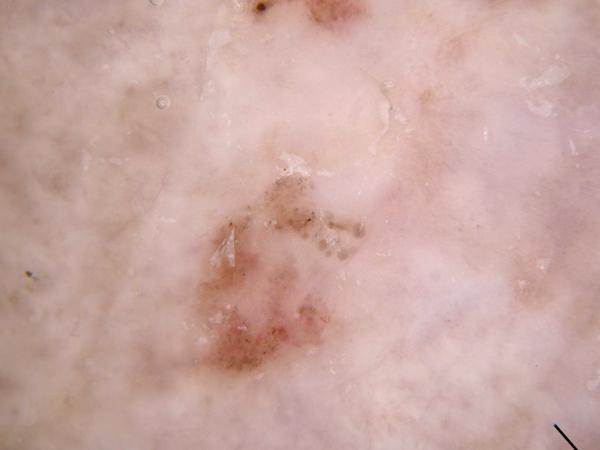
#> input picture test_images/test_0_actinic_keratoses.jpg, 600 x 450 px
$ python -i utils.py   (imports and definitions only)
#> lines starting #> are read from the running program, lines starting #| are printed output that depends on the picture; after the words box and inside, x2 and y2 are one past the last pixel; in counts of white or black regions, pixels touching at a corner belong together
"""
utils.py - Image pre-processing, type detection, and recommendation engine
for Digital Pathology Analysis.
"""

import os
import cv2
import numpy as np
import logging
import json
from google import genai

logger = logging.getLogger(__name__)

# ── Image pre-processing ──────────────────────────────────────────────────────

# [27 lines left out: function preprocess_image, not called in this run]


def detect_image_type(image_path: str) -> str:
    """
    Heuristically classify an image as 'pathology' (microscopic) or 'external'
    (skin / eye / ear / hair) based on colour statistics and texture entropy.

    Pathology images typically have:
      - High saturation variance (staining patterns)
      - High texture entropy (dense cellular structures)
      - Dominant purple/pink hues (H&E stain)

    Returns 'pathology' or 'external'.
    """
#> called with image_path = 'test_images/test_0_actinic_keratoses.jpg'
    img = cv2.imread(image_path)
#> img is the input picture: shape (450, 600, 3); mean B, G, R 161.2, 167.2, 201.9
    if img is None:
        return 'external'

    img_rgb = cv2.cvtColor(img, cv2.COLOR_BGR2RGB)
    img_hsv = cv2.cvtColor(img, cv2.COLOR_BGR2HSV)
#> img_hsv: shape (450, 600, 3); mean H, S, V 17.8, 52.5, 201.9

    # ── Hue analysis: H&E stain sits in pink/purple (hue ≈ 130–180 in HSV 0-180 scale)
    hue_channel = img_hsv[:, :, 0].astype(float)
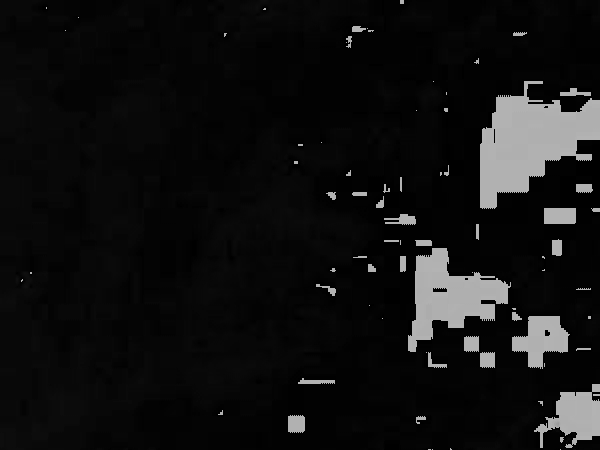
#> hue_channel: shape (450, 600) float64; min 0, max 179, mean 17.8
    purple_pink_mask = ((hue_channel >= 130) & (hue_channel <= 180))
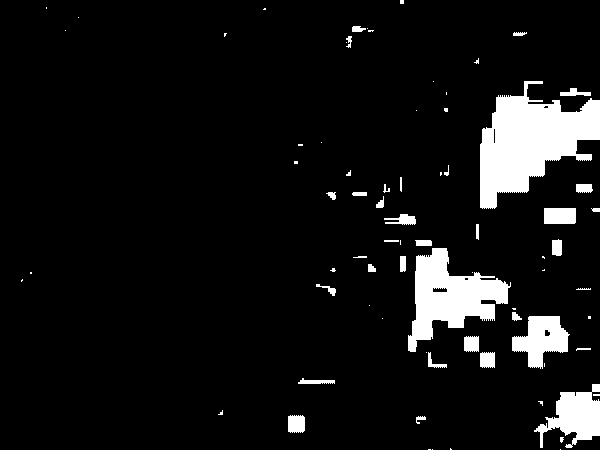
#> purple_pink_mask: shape (450, 600) bool; 7.7% white; 75 white regions (40 under 20 px), largest, box (x1, y1, x2, y2) and area: (480, 81, 600, 209) 8350, (408, 248, 511, 352) 5063, (534, 384, 600, 448) 2139
    purple_ratio = float(purple_pink_mask.sum()) / purple_pink_mask.size
#> purple_ratio = 0.0768

    # ── Saturation variance (pathology images have high local saturation variance)
    sat_std = float(img_hsv[:, :, 1].std())
#> sat_std = 16.97

    # ── Texture entropy via grayscale histogram
    gray = cv2.cvtColor(img, cv2.COLOR_BGR2GRAY)
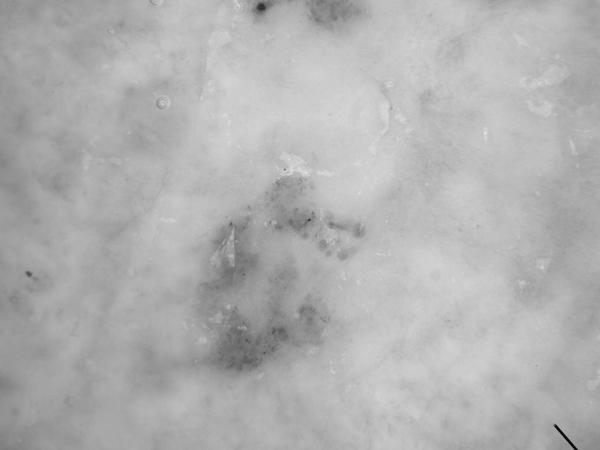
#> gray: shape (450, 600); min 1, max 227, mean 176.9
    hist = cv2.calcHist([gray], [0], None, [256], [0, 256]).flatten()
#> hist = 256 values, max 7331 at index 190, min 0 at index 0, mean 1054.7
    hist_norm = hist / (hist.sum() + 1e-8)
#> hist_norm = 256 values, max 0.0272 at index 190, min 0 at index 0, mean 0.00391
    entropy = -float(np.sum(hist_norm * np.log2(hist_norm + 1e-8)))
#> entropy = 6.11

    logger.info(
        f"Image stats → purple_ratio={purple_ratio:.3f}, "
        f"sat_std={sat_std:.1f}, entropy={entropy:.2f}"
    )

    # Decision rule (tuned empirically; replace with a trained classifier if available)
    if purple_ratio > 0.12 or (sat_std > 55 and entropy > 6.5):
        return 'pathology'
    return 'external'


# ── Recommendation engine ─────────────────────────────────────────────────────

# ── Agentic AI Recommendation Engine (Gemini LLM) ─────────────────────────────

# The Gemini client will be initialized inside the functions to ensure .env is fully loaded first
# [101 lines left out: functions generate_agentic_report, chat_with_agent, not called in this run]

>>> result = detect_image_type('test_images/test_0_actinic_keratoses.jpg')

$ run again, on test_images/test_1_actinic_keratoses.jpg
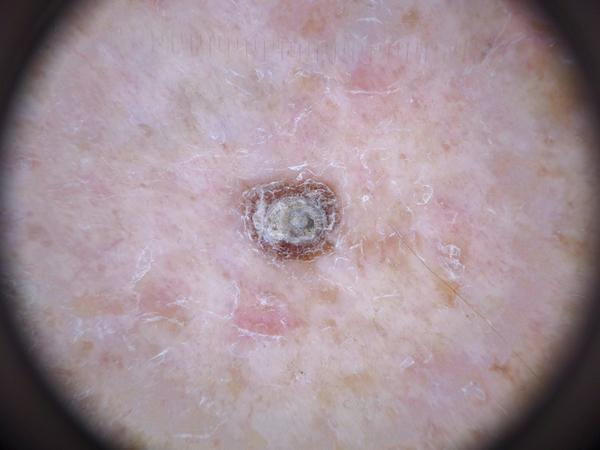
#> input picture test_images/test_1_actinic_keratoses.jpg, 600 x 450 px
#> in detect_image_type, img is the input picture: shape (450, 600, 3); mean B, G, R 151.1, 143.7, 161.9
#> img_hsv: shape (450, 600, 3); mean H, S, V 142.1, 31.5, 162.3
#> in detect_image_type, `purple_pink_mask = ((hue_channel >= 130) & (hue_channel <= 180))`:
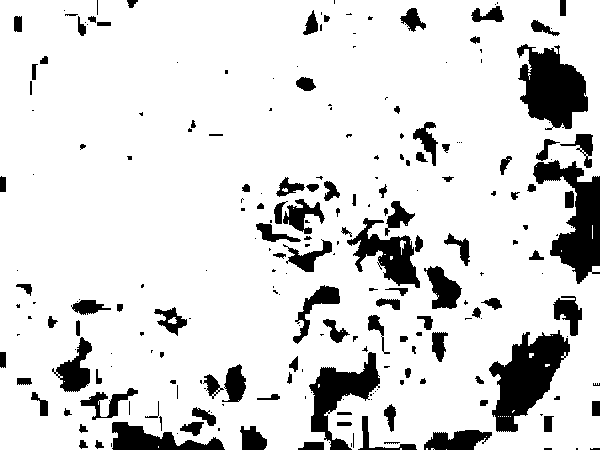
#> purple_pink_mask: shape (450, 600) bool; 86.1% white; 232 black regions (116 under 20 px), largest, box (x1, y1, x2, y2) and area: (489, 330, 570, 432) 4220, (517, 44, 588, 130) 3854, (533, 160, 600, 284) 3822
#> purple_ratio = 0.861
#> sat_std = 11.88
#> in detect_image_type, `gray = cv2.cvtColor(img, cv2.COLOR_BGR2GRAY)`:
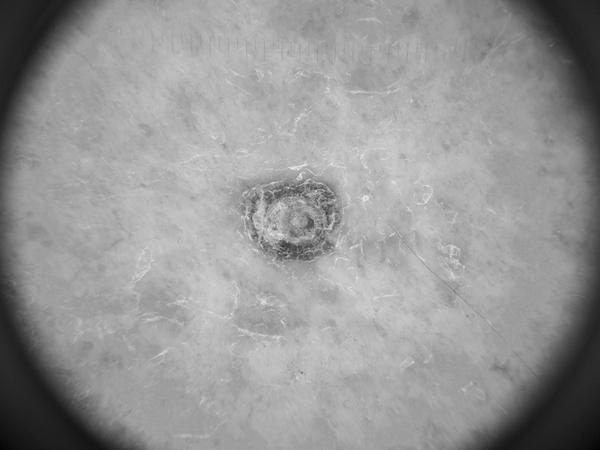
#> gray: shape (450, 600); min 5, max 237, mean 150
#> hist = 256 values, max 7778 at index 158, min 0 at index 0, mean 1054.7
#> hist_norm = 256 values, max 0.0288 at index 158, min 0 at index 0, mean 0.00391
#> entropy = 6.68
